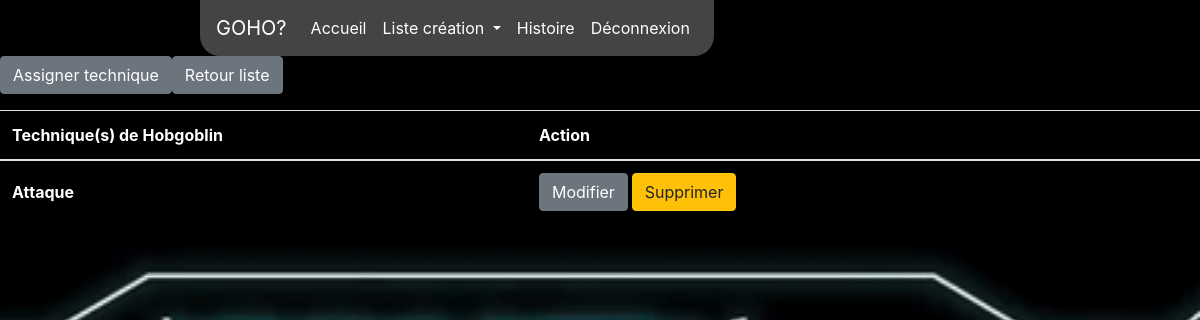
The app's page /?page=liste-techMonstre&id=3&nom=Hobgoblin (signed in), older data.
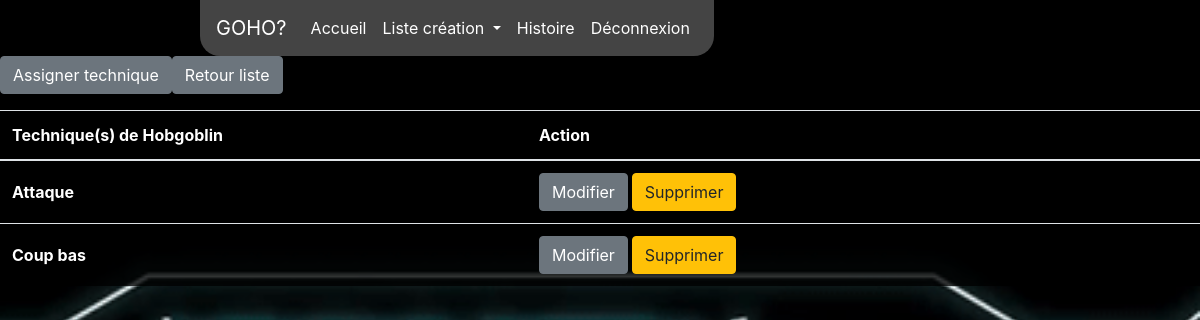
The same page, newer data.
### tables this page shows
CREATE TABLE `TechniqueMonstre` (
  `id` int(11) NOT NULL,
  `id_technique` int(11) NOT NULL,
  `id_monstre` int(11) NOT NULL
);

CREATE TABLE `Technique` (
  `id` int(11) NOT NULL,
  `Nom` varchar(250) NOT NULL,
  `Description` varchar(250) NOT NULL
);

### utilisateur/admin/techMonstre/listeTechMonstre.php (the view, shortened to what this page needs)
<?php
$connect = con();
if(isset($_GET['id'])){
  $sql = "SELECT
    Monstre.Nom AS 'Monstrenom',
    Monstre.id AS 'Monstreid',
    TechniqueMonstre.id AS 'idTechMonstre',
    Technique.id AS 'idTech',
    Technique.*
  FROM Monstre
  INNER JOIN TechniqueMonstre ON TechniqueMonstre.id_monstre=Monstre.id
  INNER JOIN Technique ON Technique.id=TechniqueMonstre.id_technique
  WHERE TechniqueMonstre.id_monstre = $_GET[id]";
  $result = $connect->query($sql);
  $tableTechMonstre = $result->fetch_all(MYSQLI_ASSOC);
  ?>
  <table class="table table-striped listTableBackground">
    <a href="/?page=creer-techMonstre&id=<?= $_GET['id'] ?>" class="btn btn-secondary">Assigner technique</a>
    <a href="/?page=liste-monstre" class="btn btn-secondary">Retour liste</a>
    <table class="table table-striped listTableBackground">
      <thead>
        <tr>
          <th>Technique(s) de <?= $_GET['nom'] ?></th>
          <th class="tableActionMonstre">Action</th>
        </tr>
      </thead>
      <tbody>
        <?php foreach($tableTechMonstre as $key => $value){ ?>
          <tr>
            <th><?= $value['Nom'] ?></th>
            <th>
              <a href="#" class="btn btn-secondary">Modifier</a>
              <form class="d-inline" action="" method="post">
                <button class="btn btn-warning" type="submit" name="del">Supprimer</button>
              </form>
            </th>
          <?php } ?>
        </tr>
      </tbody>
    </table>
  <?php } ?>

Row changes from the older to the newer data that the page shows:
added techniquemonstre: id_technique.Nom "Coup bas"
